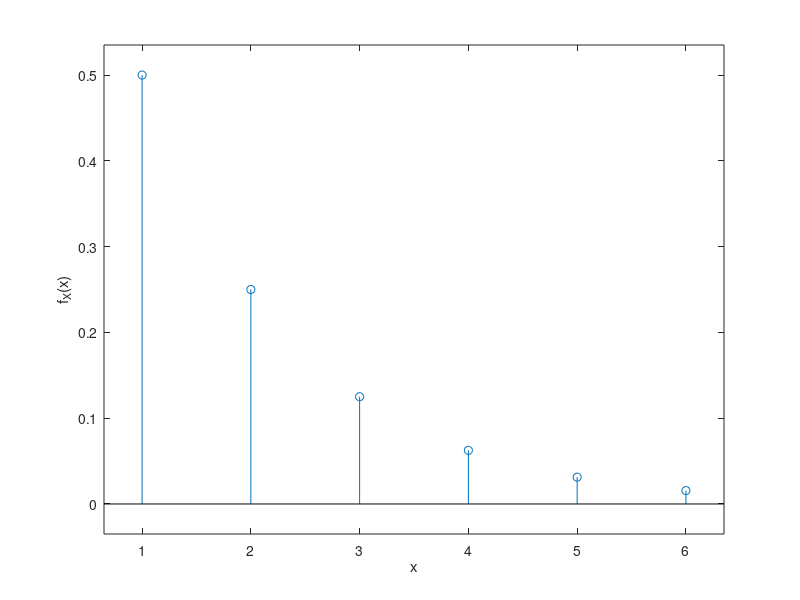

Write MATLAB code to recreate this figure.
x = 1:1:6;
l = length(x);
y = ones(1,l);

for i=1:l
    if x(i)==0
        y(i)=0;
    elseif x(i)==1
        y(i)=1/2;
    elseif x(i)==2
        y(i)=(1/2)^2;
    elseif x(i)==3
        y(i)=(1/2)^3;
    elseif x(i)==4
        y(i)=(1/2)^4;
    elseif x(i)==5
        y(i)=(1/2)^5;
    else
        y(i)=(1/2)^6;
    end
end

stem(x,y)
axis padded

xlabel('x')
ylabel('f_X(x)')

mean = 0;
for i=1:l
    mean = mean + x(i)*y(i);
end

mean

moment2 = 0;
for i=1:l
    moment2 = moment2 + (x(i))^2*y(i);
end

moment2